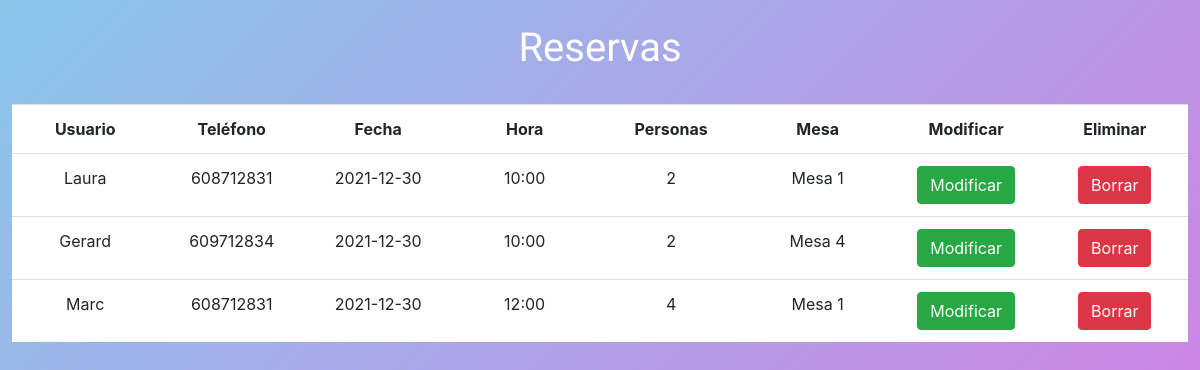
The page /view/reservas.php (signed in) on the database its author committed.
### tables this page shows
CREATE TABLE `tbl_reserva` (
  `id_reserva` int(11) NOT NULL,
  `fecha` varchar(20) DEFAULT NULL,
  `hora` varchar(20) DEFAULT NULL,
  `nombre_cliente` varchar(20) DEFAULT NULL,
  `telf_cliente` varchar(9) NOT NULL,
  `num_personas` varchar(2) DEFAULT NULL,
  `id_mesa` int(11) DEFAULT NULL
);

CREATE TABLE `tbl_mesa` (
  `id_mesa` int(11) NOT NULL,
  `nombre_mesa` varchar(30) NOT NULL,
  `num_silla_dispo` varchar(2) DEFAULT NULL,
  `reservada` tinyint(4) DEFAULT NULL,
  `id_ubi` int(11) DEFAULT NULL
);

### view/reservas.php (the view, shortened to what this page needs)
<!DOCTYPE html>
<html lang="en">
<head>
    <link rel="stylesheet" href="../css/tablas_contenido.css">
    <link rel="stylesheet" href="https://stackpath.bootstrapcdn.com/bootstrap/4.4.1/css/bootstrap.min.css">
</head>
<body>
<h1>Reservas</h1>
<div class="tabla">
<table class="table">
                <tr>
                    <th>Usuario</th>
                    <th>Teléfono</th>
                    <th>Fecha</th>
                    <th>Hora</th>
                    <th>Personas</th>
                    <th>Mesa</th>
                    <th>Modificar</th>
                    <th>Eliminar</th>
                </tr>
<?php
include '../services/ver.php';
$query = $pdo->prepare("SELECT * FROM tbl_reserva INNER JOIN tbl_mesa ON tbl_reserva.id_mesa = tbl_mesa.id_mesa ORDER BY fecha DESC, hora ASC");
$query->execute();
$data = $query->fetchAll();
foreach ($data as $mesa) {
        ?>
        <tr>
        <td><?php echo"{$mesa['nombre_cliente']}";?></td>
        <td><?php echo"{$mesa['telf_cliente']}";?></td>
        <td><?php echo"{$mesa['fecha']}";?></td>
        <td><?php echo"{$mesa['hora']}";?></td>
        <td><?php echo"{$mesa['num_personas']}";?></td>
        <td><?php echo"{$mesa['nombre_mesa']}";?></td>
        <?php
        echo "<td><a type='button' class='btn btn-success'  href='modificar.reserva.form.php?id_reserva={$mesa['id_reserva']}&fecha={$mesa['fecha']}&hora={$mesa['hora']}&nombre_cliente={$mesa['nombre_cliente']}&telf_cliente={$mesa['telf_cliente']}&num_personas={$mesa['num_personas']}&id_mesa={$mesa['id_mesa']}&nombre_mesa={$mesa['nombre_mesa']}'>Modificar</a></td>";
        ?>
        <td><form METHOD='POST' action='../process/eliminar.reserva.php'>
            <input type='submit' value='Borrar' class="btn btn-danger" onclick="return confirm('¿Estás seguro de que quieres eliminar esta reserva?')">
        </form></td>
        </tr>
    <?php
    }
    ?>
    </table>
</div>
</body>
</html>

### css/tablas_contenido.css (style rules this page uses)
body { background: linear-gradient(-45deg, #df74e2, #89c7eb); }
html, body { width: 100%; height: 100%; }
h1 { text-align: center; color: white; font-family: 'Carter One'; padding-top: 2%; padding-bottom: 2%; }
.tabla { padding-left: 1%; padding-right: 1%; width: 100%; }
.table { background-color: white; }
.table th { text-align: center; font-weight: bold; width: 10%; }
.table td { text-align: center; width: 10%; }

### rows shown on the page
tbl_reserva: nombre_cliente "Laura", telf_cliente "608712831", fecha "2021-12-30", hora "10:00", num_personas "2", id_mesa.nombre_mesa "Mesa 1"
tbl_reserva: nombre_cliente "Gerard", telf_cliente "609712834", fecha "2021-12-30", hora "10:00", num_personas "2", id_mesa.nombre_mesa "Mesa 4"
tbl_reserva: nombre_cliente "Marc", telf_cliente "608712831", fecha "2021-12-30", hora "12:00", num_personas "4", id_mesa.nombre_mesa "Mesa 1"
